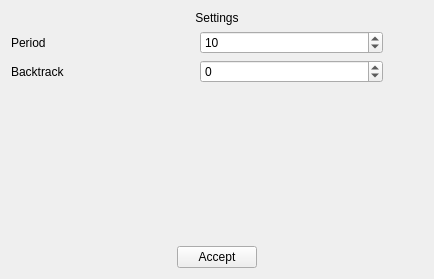
<?xml version="1.0" encoding="UTF-8"?>
<ui version="4.0">
 <class>OutputSelectSettings</class>
 <widget class="QWidget" name="OutputSelectSettings">
  <property name="geometry">
   <rect>
    <x>0</x>
    <y>0</y>
    <width>434</width>
    <height>279</height>
   </rect>
  </property>
  <property name="sizePolicy">
   <sizepolicy hsizetype="Maximum" vsizetype="Maximum">
    <horstretch>0</horstretch>
    <verstretch>0</verstretch>
   </sizepolicy>
  </property>
  <property name="windowTitle">
   <string>outputSelectSettings</string>
  </property>
  <layout class="QVBoxLayout" name="verticalLayout">
   <item>
    <widget class="QLabel" name="mainLabel">
     <property name="text">
      <string>Settings</string>
     </property>
     <property name="alignment">
      <set>Qt::AlignCenter</set>
     </property>
    </widget>
   </item>
   <item>
    <layout class="QHBoxLayout" name="periodLayout">
     <item>
      <widget class="QLabel" name="periodLabel">
       <property name="sizePolicy">
        <sizepolicy hsizetype="Minimum" vsizetype="Preferred">
         <horstretch>0</horstretch>
         <verstretch>0</verstretch>
        </sizepolicy>
       </property>
       <property name="text">
        <string>Period</string>
       </property>
      </widget>
     </item>
     <item>
      <widget class="QSpinBox" name="periodSpinBox">
       <property name="maximum">
        <number>9999</number>
       </property>
       <property name="value">
        <number>10</number>
       </property>
      </widget>
     </item>
     <item>
      <spacer name="horizontalSpacer">
       <property name="orientation">
        <enum>Qt::Horizontal</enum>
       </property>
       <property name="sizeType">
        <enum>QSizePolicy::Preferred</enum>
       </property>
       <property name="sizeHint" stdset="0">
        <size>
         <width>40</width>
         <height>20</height>
        </size>
       </property>
      </spacer>
     </item>
    </layout>
   </item>
   <item>
    <layout class="QHBoxLayout" name="backtrackLayout">
     <item>
      <widget class="QLabel" name="backtrackLabel">
       <property name="text">
        <string>Backtrack</string>
       </property>
      </widget>
     </item>
     <item>
      <widget class="QSpinBox" name="backtrackSpinBox">
       <property name="minimum">
        <number>-1</number>
       </property>
       <property name="maximum">
        <number>1000</number>
       </property>
      </widget>
     </item>
     <item>
      <spacer name="horizontalSpacer_2">
       <property name="orientation">
        <enum>Qt::Horizontal</enum>
       </property>
       <property name="sizeType">
        <enum>QSizePolicy::Preferred</enum>
       </property>
       <property name="sizeHint" stdset="0">
        <size>
         <width>40</width>
         <height>20</height>
        </size>
       </property>
      </spacer>
     </item>
    </layout>
   </item>
   <item>
    <widget class="QStackedWidget" name="typeSpecificStackedWidget">
     <property name="sizePolicy">
      <sizepolicy hsizetype="Preferred" vsizetype="Preferred">
       <horstretch>0</horstretch>
       <verstretch>0</verstretch>
      </sizepolicy>
     </property>
     <widget class="QWidget" name="typeSpecificStackedWidgetPage1">
      <layout class="QVBoxLayout" name="verticalLayout_3"/>
     </widget>
    </widget>
   </item>
   <item>
    <widget class="QLabel" name="errorLabel">
     <property name="text">
      <string/>
     </property>
     <property name="alignment">
      <set>Qt::AlignCenter</set>
     </property>
    </widget>
   </item>
   <item>
    <layout class="QHBoxLayout" name="horizontalLayout">
     <item>
      <widget class="QPushButton" name="acceptButton">
       <property name="sizePolicy">
        <sizepolicy hsizetype="Maximum" vsizetype="Fixed">
         <horstretch>0</horstretch>
         <verstretch>0</verstretch>
        </sizepolicy>
       </property>
       <property name="text">
        <string>Accept</string>
       </property>
      </widget>
     </item>
    </layout>
   </item>
  </layout>
 </widget>
 <resources/>
 <connections/>
</ui>
